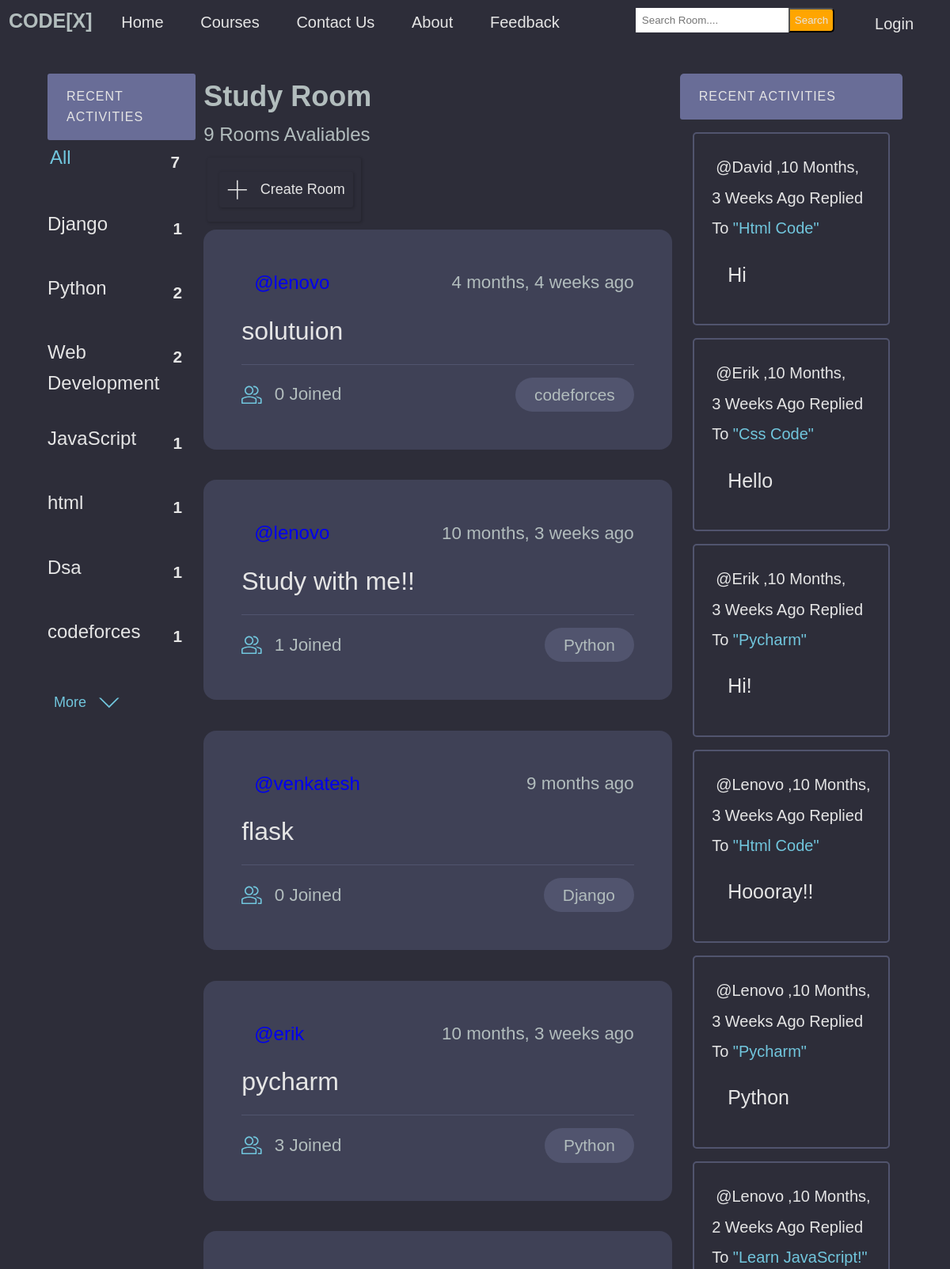
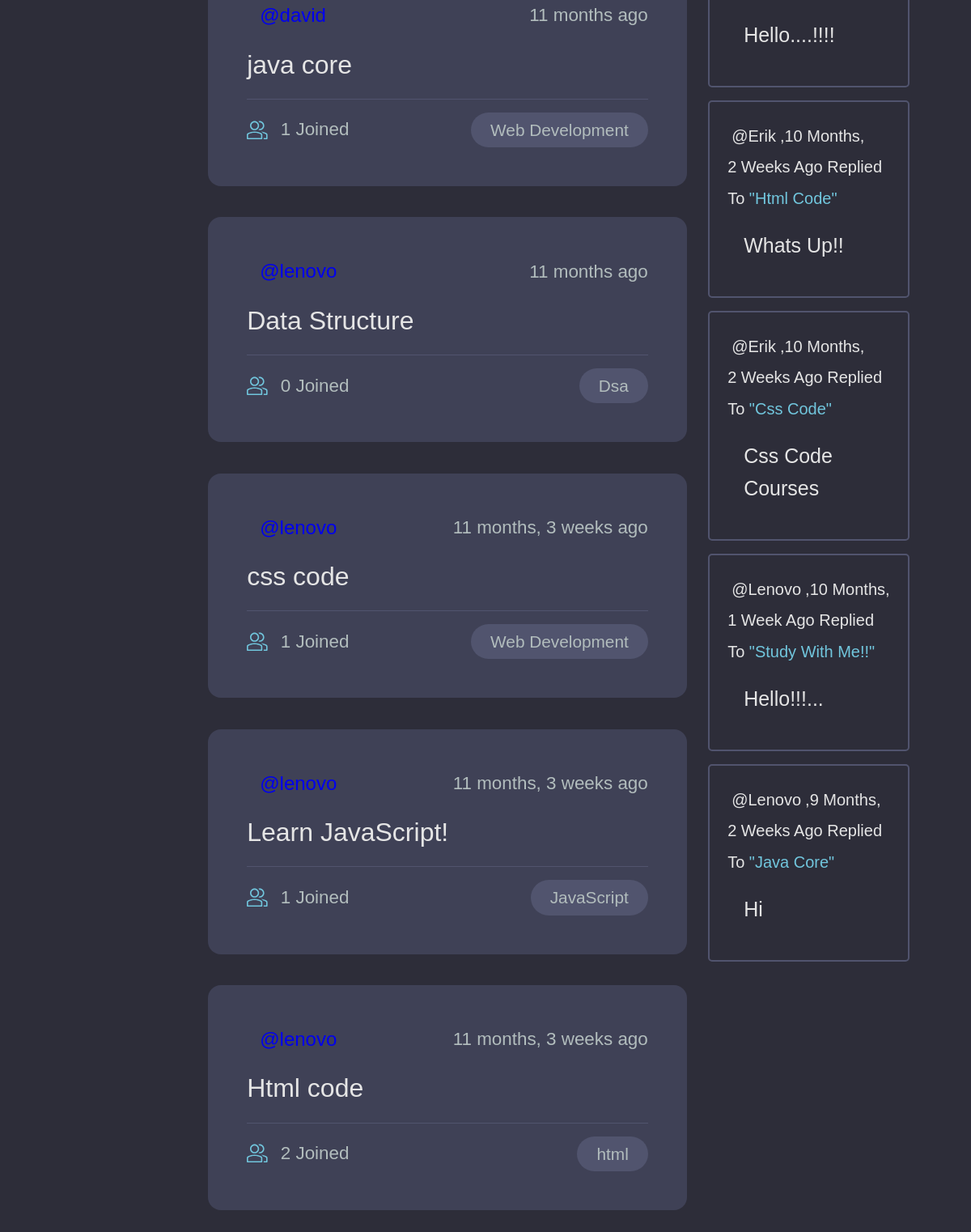
The page / on the database its author committed (2 pictures, top to bottom).
### base/models.py (models this page shows, shortened)
class Topic(models.Model):
    name = models.CharField(max_length=200)

class Room(models.Model):
    host =  models.ForeignKey(User, on_delete=models.SET_NULL,null=True)
    topic = models.ForeignKey(Topic, on_delete=models.SET_NULL,null=True)
    name =  models.CharField(max_length= 200)
    description = models.TextField(null= True, blank= True)
    participants= models.ManyToManyField(User, related_name='participants', blank=True)
    updated= models.DateTimeField(auto_now= True)
    created= models.DateTimeField(auto_now_add=True)
    class Meta:
        ordering = ['-updated','-created']
    def __str__(self):
        return self.name

class Message(models.Model):
    user= models.ForeignKey(User, on_delete=models.CASCADE)
    room = models.ForeignKey(Room, on_delete=models.CASCADE)
    body = models.TextField()
    updated= models.DateTimeField(auto_now= True)
    created = models.DateTimeField(auto_now_add=True)
    def __str__(self):
        return self.body[0:50]

### base/views.py (the view)
# urls.py: path('',views.home, name="home"),
def home(request):
    q = request.GET.get('q') if request.GET.get('q') != None else ''
    rooms = Room.objects.filter(
        Q(topic__name__icontains=q) |
        Q(name__icontains=q) |
        Q(description__icontains=q))
    room_count= rooms.count()
    topics = Topic.objects.all()
    room_message = Message.objects.filter(Q(room__topic__name__icontains=q))
    context = {'rooms': rooms ,'topics': topics,'room_count': room_count,'room_message': room_message}
    return render(request, 'base/home.html',context )

### base/templates/base/home.html (shortened to what this page needs)
{% extends 'main.html' %}
{% block content %}
<div class="layout layout--3">
    <div class="home-container">
        <div>
            {% include 'base/topics_component.html' %}
        </div>
        <div class="roomlist">
            <h2>Study Room</h2>
            <p>{{room_count}} Rooms Avaliables</p>
            <div class="btn">
                <a class="btn btn--main" href="{% url 'create-room' %}">
                    <svg version="1.1" xmlns="http://www.w3.org/2000/svg" width="32" height="32" viewBox="0 0 32 32">
                    <title>add</title>
                    <path
                      d="M16.943 0.943h-1.885v14.115h-14.115v1.885h14.115v14.115h1.885v-14.115h14.115v-1.885h-14.115v-14.115z">
                    </path>
                </svg>Create Room</a>
            </div>
            <div>
                {% include 'base/feed_component.html' %}
            </div>
        </div>
        <div>
            {% include 'base/activity_component.html' %}
        </div>
    </div>
</div>
{% endblock content %}

### base/templates/base/topics_component.html (shortened to what this page needs)
<div class="topics-container">
    <div class="activities__header">
        <h2> Recent Activities </h2>
    </div>
    <ul class="topics__list">
        <li>
            <a href="{% url 'home' %}" class="active">All<span>{{topics.count}}</span></a>
        </li>
        {% for topic in topics %}
            <li>
                <a href="{% url 'home' %}?q={{topic.name}}">{{topic.name}}<span>{{topic.room_set.all.count}}</span></a>
            </li>
        {% endfor %}
    </ul>
    <a class="btn btn--link" href="{% url 'course' %}">More
        <svg version="1.1" xmlns="http://www.w3.org/2000/svg" width="32" height="32" viewBox="0 0 32 32">
            <title>chevron-down</title>
            <path d="M16 21l-13-13h-3l16 16 16-16h-3l-13 13z"></path>
        </svg>
    </a>
</div>

### base/templates/base/feed_component.html (shortened to what this page needs)
{% for room in rooms %}
<div class="roomListRoom">
    <div class="roomListRoom__header">
        <a href="{% url 'user-profile' room.host.id %}" class="roomListRoom__author">
            <span>@{{room.host.username}}</span>
        </a>
        <div class="roomListRoom__actions">
            <span>{{room.created|timesince}} ago</span>
        </div>
    </div>
    <div class="roomListRoom__content">
        <a href="{% url 'room' room.id %}">{{room.name}}</a>
    </div>
    <div class="roomListRoom__meta">
        <a href="{% url 'room' room.id %}" class="roomListRoom__joined">
            {{room.participants.all.count}} Joined
        </a>
        <p class="roomListRoom__topic">{{room.topic.name}}</p>
    </div>
</div>
{% endfor %}

### base/templates/base/activity_component.html (shortened to what this page needs)
<div class="activities">
    <div class="activities__header">
        <h2> Recent Activities </h2>
    </div>
    {% for message in room_message %}
        <div class="activities__box">
            <div>
                <small class="m_e_s"><a class="message-user" href="{% url 'user-profile' message.user.id %}">@{{ message.user }}</a>,{{message.created|timesince}} ago replied to </small>
                <small class="mess-room">"{{message.room}}"</small>
                <p class="user-message">{{message}}</p>
            </div>
        </div>
    {% endfor %}
</div>

### templates/main.html (style rules this page uses)
:root { --color-main: #71c6dd; --color-main-light: #e1f6fb; --color-dark: #3f4156; --color-dark-medium: #51546e; --color-dark-light: #696d97; --color-light: #e5e5e5; --color-gray: #8b8b8b; --color-light-gray: #b2bdbd; --color-bg: #2d2d39; --color-success: #5dd693; --color-error: #fc4b0b; }
* { padding: 0; margin: 0; text-decoration: none; list-style-type: none; box-sizing: border-box; font-family: 'Nunito', sans-serif }
body { color: var(--color-light-gray); background-color: var(--color-bg); line-height: 1.6; font-weight: 400; font-size: 1.5rem; min-height: 100vh; }

### base/templates/base/home.html (style rules this page uses)
:root { --color-main: #71c6dd; --color-main-light: #e1f6fb; --color-dark: #3f4156; --color-dark-medium: #51546e; --color-dark-light: #696d97; --color-light: #e5e5e5; --color-gray: #8b8b8b; --color-light-gray: #b2bdbd; --color-bg: #2d2d39; --color-success: #5dd693; --color-error: #fc4b0b; }
.layout { margin-top: 2.4rem; }
.layout--3 > .home-container > div:last-child { flex-basis: 25%; }
.home-container { display: grid; grid-template-columns: 1fr 3fr 1fr; padding: 0; flex-basis: 100%; width: 90%; margin: auto; }
.btn { background-color: transparent; border: none; display: inline-flex; align-items: center; gap: 1rem; cursor: pointer; transition: all ease-in-out 0.3s; border-radius: 3px; box-shadow: 1px 1px 3px 1px rgba(0, 0, 0, 0.15); padding:8px 10px; font-size: 18px; margin-top: 10px; margin-bottom: 10px; margin-left: 5px; }
.btn--main { color: var( --color-light); }
.btn > svg { fill: currentColor; width: 1.6rem; height: 1.6rem; }

### base/templates/base/topics_component.html (style rules this page uses)
:root { --color-main: #71c6dd; --color-main-light: #e1f6fb; --color-dark: #3f4156; --color-dark-medium: #51546e; --color-dark-light: #696d97; --color-light: #e5e5e5; --color-gray: #8b8b8b; --color-light-gray: #b2bdbd; --color-bg: #2d2d39; --color-success: #5dd693; --color-error: #fc4b0b; }
.topics-container { margin-right: 10px; }
.topics__list { list-style: none; }
.topics__list li a { display: flex; justify-content: space-between; margin-bottom: 2rem; font-weight: 500; color: var( --color-light); transition: all 0.3s ease-in-out; }
.topics__list li a.active, .topics__list li a:hover { color: var(--color-main); border-radius: 3px; padding: 3px 3px; }
.topics__list li a span { padding: 0.5rem 1rem; color: var( --color-light); border-radius: 3px; font-size: 1.3rem; font-weight: 700; letter-spacing: 1px; }
.btn { background-color: transparent; border: none; display: inline-flex; align-items: center; gap: 1rem; cursor: pointer; transition: all ease-in-out 0.3s; border-radius: 3px; box-shadow: 1px 1px 3px 1px rgba(0, 0, 0, 0.15); padding:8px 10px; font-size: 18px; margin-top: 10px; margin-bottom: 10px; margin-left: 5px; }
.btn--link { border-radius: 3px; padding: 3px; color: var(--color-main); box-shadow: none; }
.activities__header h2 { background-color: var(--color-dark-light); text-transform: uppercase; font-weight: 500; padding: 1rem 1.5rem; color: var(--color-light); letter-spacing: 1px; font-size: 1rem; border-radius: 3px; }

### base/templates/base/feed_component.html (style rules this page uses)
:root { --color-main: #71c6dd; --color-main-light: #e1f6fb; --color-dark: #3f4156; --color-dark-medium: #51546e; --color-dark-light: #696d97; --color-light: #e5e5e5; --color-gray: #8b8b8b; --color-light-gray: #b2bdbd; --color-bg: #2d2d39; --color-success: #5dd693; --color-error: #fc4b0b; }
.roomListRoom__actions { display: flex; align-items: flex-start; gap: 1rem; position: relative; }
.roomListRoom__actions span { font-size: 1.4rem; font-weight: 500; }
.roomListRoom__content { margin: 1rem 0; }
.roomListRoom__content a { font-size: 2rem; font-weight: 500; margin-bottom: 1.5rem; color: var(--color-light); transition: all 0.3s ease-in-out; }
.roomListRoom__meta { border-top: 1px solid var(--color-dark-medium); padding-top: 1rem; display: flex; align-items: center; justify-content: space-between; }
.roomListRoom__joined { color: var(--color-light-gray); display: flex; align-items: center; gap: 1rem; font-size: 1.4rem; font-weight: 500; }
.roomListRoom__joined svg { fill: var(--color-main); width: 1.6rem; height: 1.6rem; }
.roomListRoom__topic { padding: 5px 1.5rem; background-color: var(--color-dark-medium); border-radius: 5rem; font-weight: 500; font-size: 1.3rem; }
.roomListRoom__header { display: flex; justify-content: space-between; align-items: center; }
.roomListRoom { margin-bottom: 2.4rem; background-color: var(--color-dark); border-radius: 1rem; padding: 3rem; }
.roomListRoom__author { font-weight: 500; display: flex; align-items: center; gap: 1rem; }

### rows shown on the page
Topic: name "Django", room_set.all.count "1"
Topic: name "Python", room_set.all.count "2"
Topic: name "Web Development", room_set.all.count "2"
Topic: name "JavaScript", room_set.all.count "1"
Topic: name "html", room_set.all.count "1"
Topic: name "Dsa", room_set.all.count "1"
Topic: name "codeforces", room_set.all.count "1"
Room: host.username "lenovo", created "4 months, 4 weeks", name "solutuion", participants.all.count "0", topic.name "codeforces"
Room: host.username "lenovo", created "10 months, 3 weeks", name "Study with me!!", participants.all.count "1", topic.name "Python"
Room: host.username "venkatesh", created "9 months", name "flask", participants.all.count "0", topic.name "Django"
Room: host.username "erik", created "10 months, 3 weeks", name "pycharm", participants.all.count "3", topic.name "Python"
Room: host.username "david", created "11 months", name "java core", participants.all.count "1", topic.name "Web Development"
Room: host.username "lenovo", created "11 months", name "Data Structure", participants.all.count "0", topic.name "Dsa"
Room: host.username "lenovo", created "11 months, 3 weeks", name "css code", participants.all.count "1", topic.name "Web Development"
Room: host.username "lenovo", created "11 months, 3 weeks", name "Learn JavaScript!", participants.all.count "1", topic.name "JavaScript"
Room: host.username "lenovo", created "11 months, 3 weeks", name "Html code", participants.all.count "2", topic.name "html"
Message: user "David", created "10 Months, 3 Weeks", room "Html Code", body "Hi"
Message: user "Erik", created "10 Months, 3 Weeks", room "Css Code", body "Hello"
Message: user "Erik", created "10 Months, 3 Weeks", room "Pycharm", body "Hi!"
Message: user "Lenovo", created "10 Months, 3 Weeks", room "Html Code", body "Hoooray!!"
Message: user "Lenovo", created "10 Months, 3 Weeks", room "Pycharm", body "Python"
Message: user "Lenovo", created "10 Months, 2 Weeks", room "Learn JavaScript!", body "Hello....!!!!"
Message: user "Erik", created "10 Months, 2 Weeks", room "Html Code", body "Whats Up!!"
Message: user "Erik", created "10 Months, 2 Weeks", room "Css Code", body "Css Code Courses"
Message: user "Lenovo", created "10 Months, 1 Week", room "Study With Me!!", body "Hello!!!..."
Message: user "Lenovo", created "9 Months, 2 Weeks", room "Java Core", body "Hi"

### other values the page prints
{{ topics.count }} "7"
{{ room_count }} "9"
